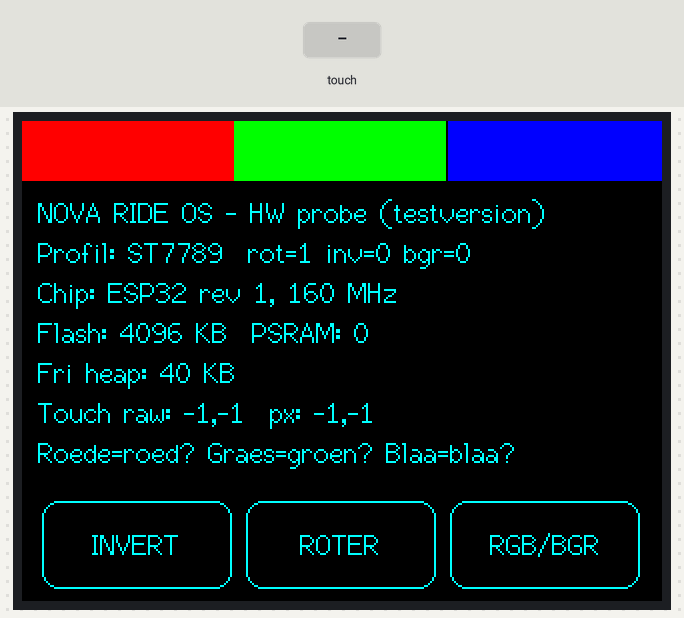
Simulated run of this program. Board: ESP32. Parts: 320×240 colour display. Inputs (shaded band) come from the test bench. What the program prints to the serial monitor is not drawn.

Above: at 1.4 s.
1.5 s: touch panel pressed at 13 % / 10 % of its raw x / y range
At 2.0 s:
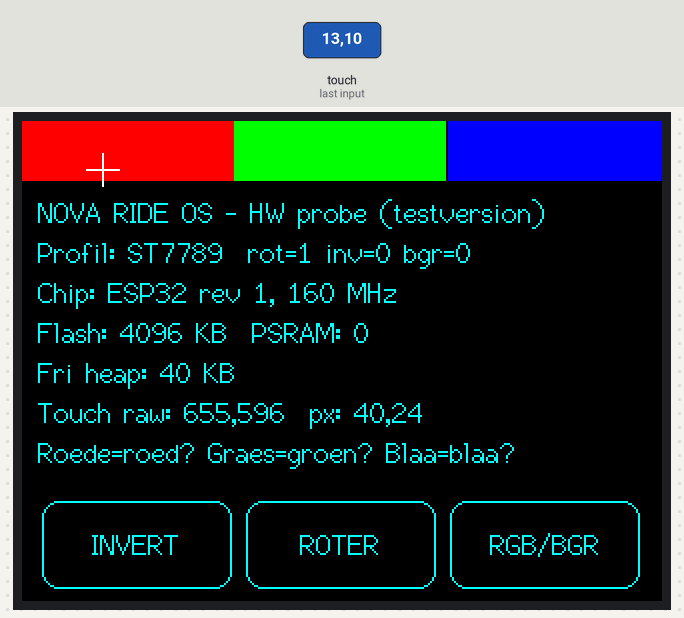
3.1 s: touch panel pressed at 38 % / 10 % of its raw x / y range
At 3.5 s:
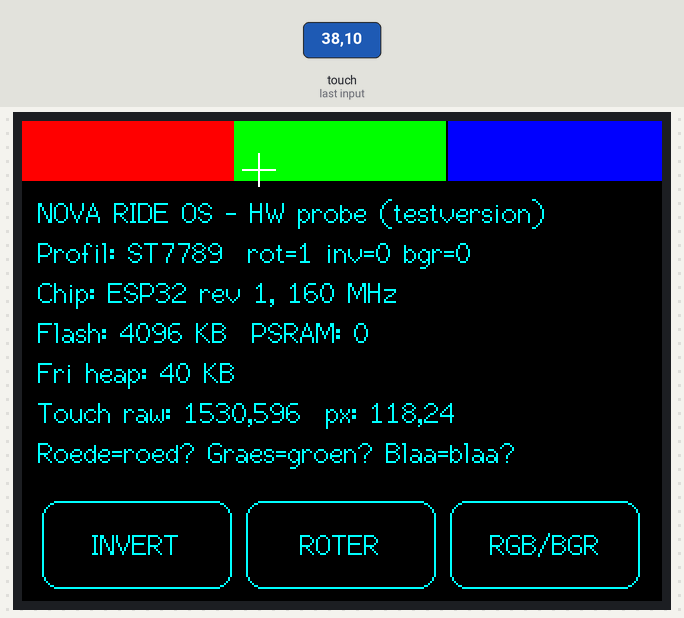
Timing chart, 0 to 6.1 s (numbered marks = the images above; inputs shaded):
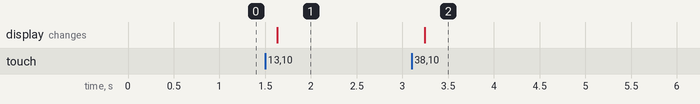

The program:

main.cpp
```cpp
#include <Arduino.h>
#include <SPI.h>
#include <WiFi.h>
#include <TFT_eSPI.h>
#include <XPT2046_Touchscreen.h>
#include "BoardConfig.h"

TFT_eSPI tft;
SPIClass touchSPI(VSPI);
XPT2046_Touchscreen ts(TOUCH_CS, TOUCH_IRQ);

static bool inverted = false;
static uint8_t rotation = DEFAULT_ROTATION;
static bool bgr = false;

struct Btn { int x, y, w, h; const char* label; };
static const Btn btns[3] = {
  {10, 190, 95, 44, "INVERT"},
  {112, 190, 95, 44, "ROTER"},
  {214, 190, 95, 44, "RGB/BGR"},
};

static void drawScreen(int rawX = -1, int rawY = -1, int px = -1, int py = -1) {
  tft.fillScreen(TFT_BLACK);
  // Farvetest: skal ses som rød, grøn, blå
  int w = tft.width();
  tft.fillRect(0, 0, w / 3, 30, TFT_RED);
  tft.fillRect(w / 3, 0, w / 3, 30, TFT_GREEN);
  tft.fillRect(2 * w / 3, 0, w - 2 * (w / 3), 30, TFT_BLUE);
  tft.setTextColor(TFT_CYAN, TFT_BLACK);
  tft.setTextFont(2);
  tft.setCursor(8, 38);  tft.printf("NOVA RIDE OS - HW probe (testversion)");
  tft.setCursor(8, 58);  tft.printf("Profil: %s  rot=%u inv=%d bgr=%d", PROFILE_NAME, rotation, inverted, bgr);
  tft.setCursor(8, 78);  tft.printf("Chip: %s rev %d, %u MHz", ESP.getChipModel(), ESP.getChipRevision(), ESP.getCpuFreqMHz());
  tft.setCursor(8, 98);  tft.printf("Flash: %u KB  PSRAM: %u", ESP.getFlashChipSize() / 1024, ESP.getPsramSize());
  tft.setCursor(8, 118); tft.printf("Fri heap: %u KB", ESP.getFreeHeap() / 1024);
  tft.setCursor(8, 138); tft.printf("Touch raw: %d,%d  px: %d,%d", rawX, rawY, px, py);
  tft.setCursor(8, 158); tft.print("Roede=roed? Graes=groen? Blaa=blaa?");
  for (auto& b : btns) {
    tft.drawRoundRect(b.x, b.y, b.w, b.h, 8, TFT_CYAN);
    tft.setTextDatum(MC_DATUM);
    tft.drawString(b.label, b.x + b.w / 2, b.y + b.h / 2, 2);
    tft.setTextDatum(TL_DATUM);
  }
  if (px >= 0) {
    tft.drawLine(px - 8, py, px + 8, py, TFT_WHITE);
    tft.drawLine(px, py - 8, px, py + 8, TFT_WHITE);
  }
}

static void applySettings() {
  tft.setRotation(rotation);
  tft.invertDisplay(inverted);
}

void setup() {
  Serial.begin(115200);
  pinMode(TFT_BL, OUTPUT);
  digitalWrite(TFT_BL, HIGH);
  tft.init();
  applySettings();
  touchSPI.begin(TOUCH_CLK, TOUCH_MISO, TOUCH_MOSI, TOUCH_CS);
  ts.begin(touchSPI);
  ts.setRotation(rotation);
  Serial.printf("[HW] model=%s rev=%d flash=%uKB psram=%u mac=%s profile=%s\n",
                ESP.getChipModel(), ESP.getChipRevision(), ESP.getFlashChipSize() / 1024,
                ESP.getPsramSize(), WiFi.macAddress().c_str(), PROFILE_NAME);
  drawScreen();
}

void loop() {
  static uint32_t lastTouch = 0;
  if (ts.touched() && millis() - lastTouch > 250) {
    TS_Point p = ts.getPoint();
    int px = map(p.x, TOUCH_RAW_X_MIN, TOUCH_RAW_X_MAX, 0, tft.width());
    int py = map(p.y, TOUCH_RAW_Y_MIN, TOUCH_RAW_Y_MAX, 0, tft.height());
    px = constrain(px, 0, tft.width() - 1);
    py = constrain(py, 0, tft.height() - 1);
    lastTouch = millis();
    Serial.printf("[TOUCH] raw=%d,%d z=%d px=%d,%d\n", p.x, p.y, p.z, px, py);
    for (int i = 0; i < 3; i++) {
      const Btn& b = btns[i];
      if (px >= b.x && px < b.x + b.w && py >= b.y && py < b.y + b.h) {
        if (i == 0) inverted = !inverted;
        if (i == 1) { rotation = (rotation + 1) & 3; ts.setRotation(rotation); }
        if (i == 2) {
          bgr = !bgr;
          // Skriv MADCTL med/uden BGR-bit (0x08) for rotation 1 (0x60 på begge controllere)
          tft.writecommand(0x36);
          tft.writedata((bgr ? 0x08 : 0x00) | 0x60);
        }
        if (i != 2) applySettings();
      }
    }
    drawScreen(p.x, p.y, px, py);
  }
  delay(10);
}
```

BoardConfig.h
```cpp
#pragma once
// Hardwareprofil. Alt her er ANTAGELSER indtil verificeret på den fysiske enhed.
#define TOUCH_CLK  25
#define TOUCH_MOSI 32
#define TOUCH_MISO 39
#define TOUCH_CS   33
#define TOUCH_IRQ  36
// Rå XPT2046-grænser (groft estimat; kalibreres i test)
#define TOUCH_RAW_X_MIN 200
#define TOUCH_RAW_X_MAX 3800
#define TOUCH_RAW_Y_MIN 240
#define TOUCH_RAW_Y_MAX 3800
#define DEFAULT_ROTATION 1   // landscape 320x240
```

Measured:
- after the input at 1.5 s, the display: changes after 0.13 s (image 1)
- after the input at 3.1 s, the display: changes after 0.14 s (image 2)
